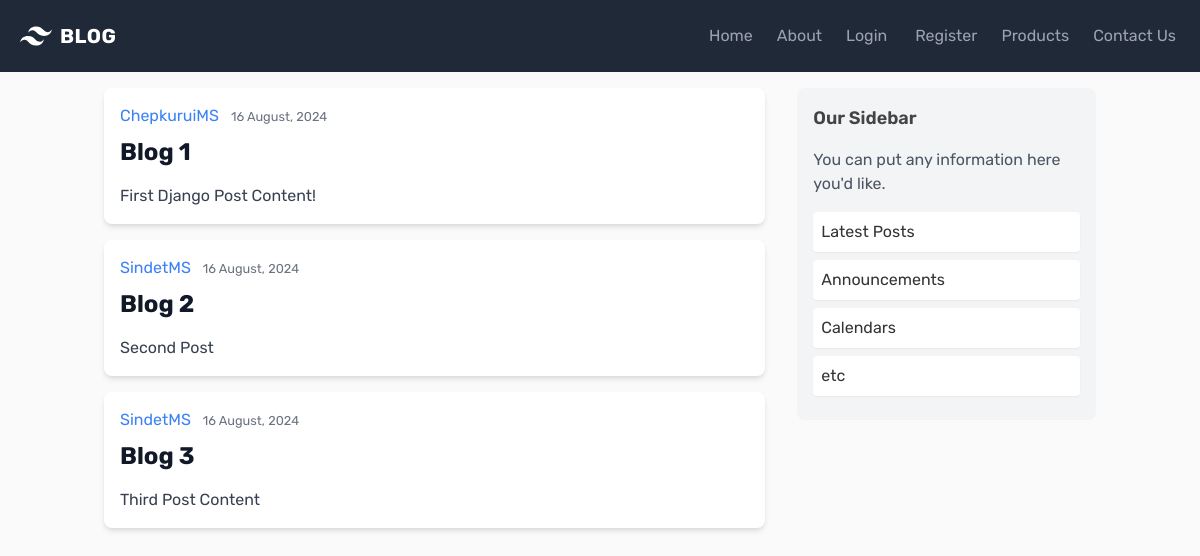
The page / on the database its author committed.
### blog/models.py (models this page shows, shortened)
class Post(models.Model):
    title = models.CharField(max_length=100)
    content = models.TextField()
    date_posted = models.DateTimeField(
        default=timezone.now
    )  # sets the current datetime only when a post is added
    author = models.ForeignKey(User, on_delete=models.CASCADE) # if  a user is deleted the post is also deleted

### blog/views.py (the view)
# urls.py: path("", views.home, name="blog-home"),  #make sure the naming is specific so as not to collide with other app
def home(request):
    context = {"posts": Post.objects.all()}
    return render(request, "blog/home.html", context)

### blog/templates/blog/home.html
{% extends "blog/base.html" %}
{% block content%}
    {% for post in posts %}
        <article class="flex items-start space-x-4 p-4 bg-white shadow-md rounded-lg mb-4">
            <div class="flex-1">
            <div class="text-gray-600 mb-2">
                <a class="mr-2 text-blue-500 hover:underline" href="#">{{ post.author }}</a>
                <small class="text-gray-500">{{ post.date_posted | date:"d F, Y" }}</small>
            </div>
            <h2 class="text-2xl font-bold">
                <a class="text-gray-900 hover:text-blue-500" href="#">{{ post.title }}</a>
            </h2>
            <p class="mt-4 text-gray-700">{{ post.content }}</p>
            </div>
        </article>
    {% endfor %}
{%endblock content%}

### blog/static/blog/main.css (style rules this page uses)
body { background: #fafafa; color: #333333; }
h1, h2, h3, h4, h5, h6 { color: #444444; }

### blog/templates/blog/base.html (style rules this page uses)
html, body { font-family: "Rubik", sans-serif; }

### rows shown on the page
Post: author "ChepkuruiMS", date_posted "16 August, 2024", title "Blog 1", content "First Django Post Content!"
Post: author "SindetMS", date_posted "16 August, 2024", title "Blog 2", content "Second Post"
Post: author "SindetMS", date_posted "16 August, 2024", title "Blog 3", content "Third Post Content"
